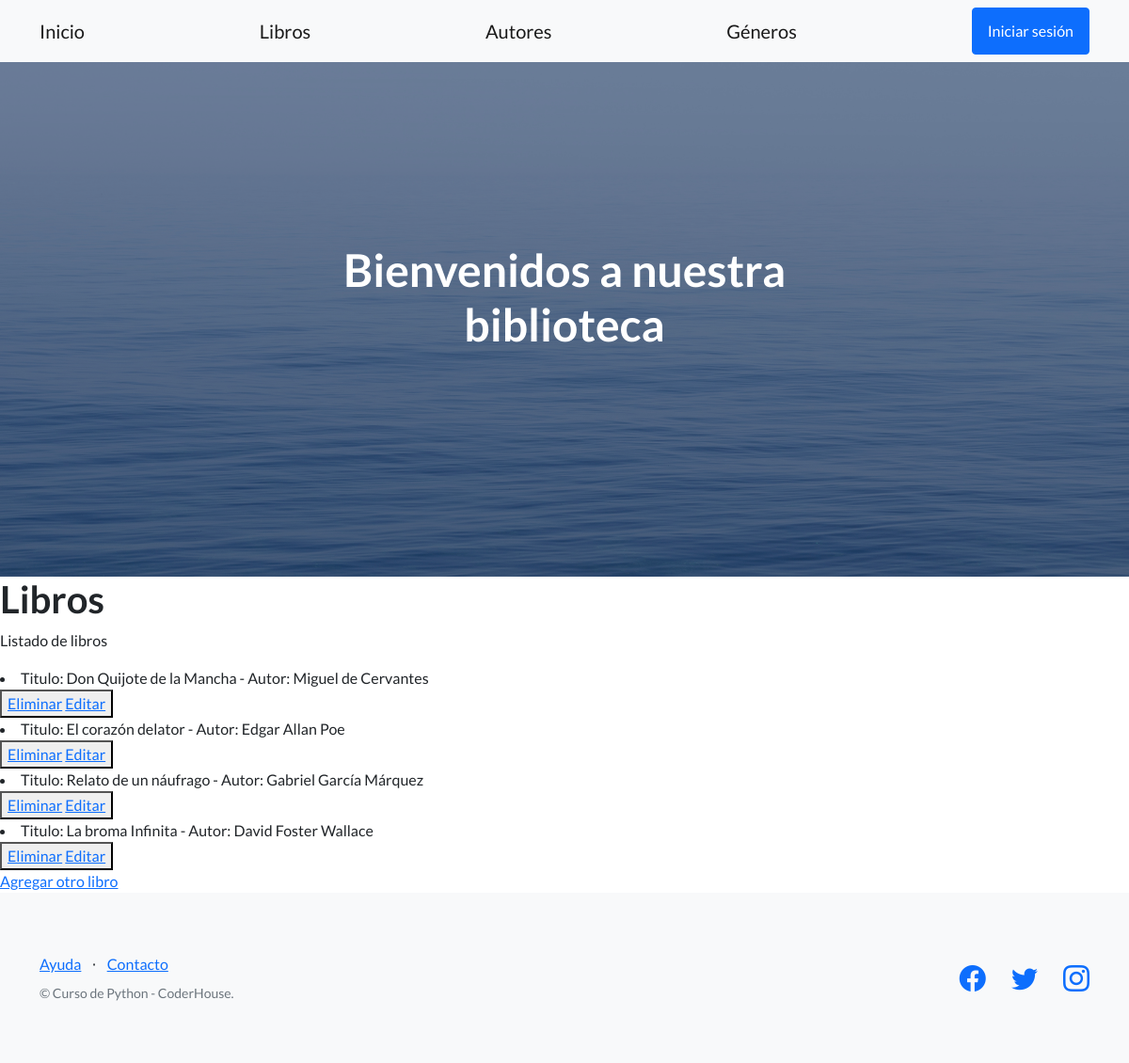
/libros, run on an earlier commit of the app's database.
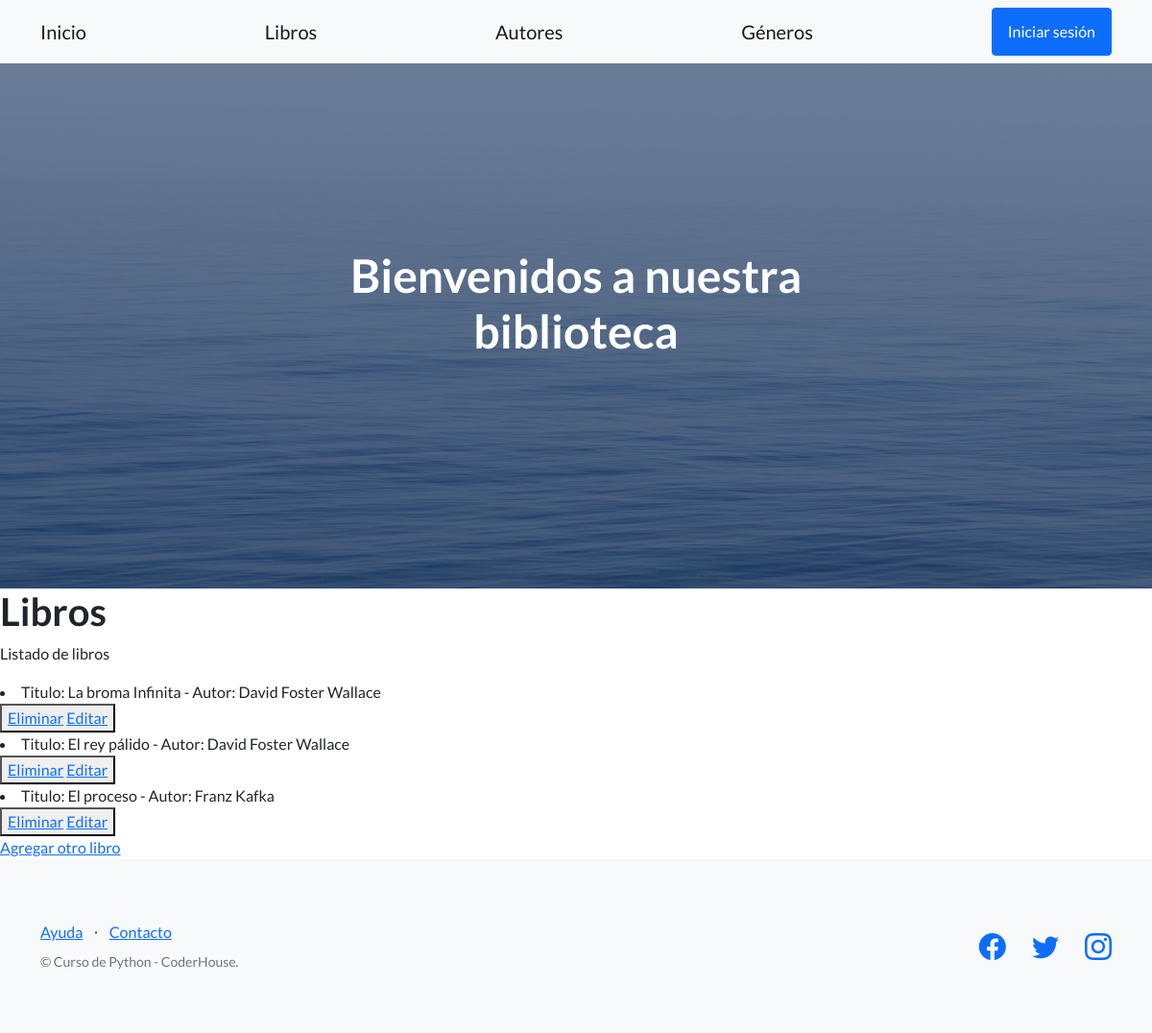
And on a later commit of the database.
### AppCoder/models.py (models this page shows)
class Libro(models.Model):
    titulo=models.CharField(max_length=40)
    autor=models.CharField(max_length=40)
    genero=models.CharField(max_length=40)
    fecha=models.CharField(max_length=40)
    def __str__(self):
        return f"Titulo: {self.titulo} - Autor: {self.autor}"

### AppCoder/views.py (the view)
# urls.py: path('libros',views.libros, name="Libros"),
def libros(request):
    libros = Libro.objects.all()
    contexto= {"libros":libros}
    return render(request, "AppCoder/libros.html", contexto)

### AppCoder/templates/AppCoder/libros.html (shortened to what this page needs)
{% extends "AppCoder/padre.html" %}
{% load static %}
{% block contenidoQueCambia %}
<h1>Libros</h1>
<p>Listado de libros</p>
<!DOCTYPE html>
<html lang="en">
    <head>
    </head>
    <body>
        <body>
            {% for l in libros %}
            <li>{{l}}</li>
            <button>
                <a href="{% url 'EliminarLibro' l.titulo %}"> Eliminar</a>
                <a href="{% url 'EditarLibro' l.titulo %}"> Editar</a>
            </button>
            {% endfor %}
            <br><a href="{% url 'LibroFormulario'%}">Agregar otro libro</a>
        </body>
    </body>
    </html>
{% endblock %}

### AppCoder/templates/AppCoder/padre.html (shortened to what this page needs)
<!DOCTYPE html>
<html lang="en">
    <head>
        {% load static %}
        <link href="https://cdn.jsdelivr.net/npm/bootstrap-icons@1.5.0/font/bootstrap-icons.css" rel="stylesheet" type="text/css" />
        <link href="{%static 'AppCoder/css/styles.css' %}" rel="stylesheet" />
    </head>
    <body>
        <nav class="navbar navbar-light bg-light static-top">
            <div class="container">
                <a class="navbar-brand" href="{% url 'Inicio' %}">Inicio</a>
                <a class="navbar-brand" href="{% url 'Libros' %}">Libros</a>
                <a class="navbar-brand" href="{% url 'Autores' %}">Autores</a>
                <a class="navbar-brand" href="{% url 'Géneros' %}">Géneros</a>
                {% if not request.user.is_authenticated %}
                <a class="btn btn-primary" href="{% url 'Login' %}">Iniciar sesión</a>
                {% endif %}
            </div>
        </nav>
        <header class="masthead">
            <div class="container position-relative">
                <div class="row justify-content-center">
                    <div class="col-xl-6">
                        <div class="text-center text-white">
                            <h1 class="mb-5">Bienvenidos a nuestra biblioteca</h1>
                        </div>
                    </div>
                </div>
            </div>
        </header>
        {% block contenidoQueCambia %}
        {% endblock %}
        <footer class="footer bg-light">
            <div class="container">
                <div class="row">
                    <div class="col-lg-6 h-100 text-center text-lg-start my-auto">
                        <ul class="list-inline mb-2">
                            <li class="list-inline-item"><a href="#!">Ayuda</a></li>
                            <li class="list-inline-item">⋅</li>
                            <li class="list-inline-item"><a href="#!">Contacto</a></li>
                        </ul>
                        <p class="text-muted small mb-4 mb-lg-0">&copy; Curso de Python - CoderHouse.</p>
                    </div>
                    <div class="col-lg-6 h-100 text-center text-lg-end my-auto">
                        <ul class="list-inline mb-0">
                            <li class="list-inline-item me-4">
                                <a href="#!"><i class="bi-facebook fs-3"></i></a>
                            </li>
                            <li class="list-inline-item me-4">
                                <a href="#!"><i class="bi-twitter fs-3"></i></a>
                            </li>
                            <li class="list-inline-item">
                                <a href="#!"><i class="bi-instagram fs-3"></i></a>
                            </li>
                        </ul>
                    </div>
                </div>
            </div>
        </footer>
    </body>
</html>

What changed in the data, as far as the page shows it:
removed Libro: titulo+autor "Titulo: Don Quijote de la Mancha - Autor: Miguel de Cervantes"
removed Libro: titulo+autor "Titulo: El corazón delator - Autor: Edgar Allan Poe"
removed Libro: titulo+autor "Titulo: Relato de un náufrago - Autor: Gabriel García Márquez"
added Libro: titulo+autor "Titulo: El rey pálido - Autor: David Foster Wallace"
added Libro: titulo+autor "Titulo: El proceso - Autor: Franz Kafka"
